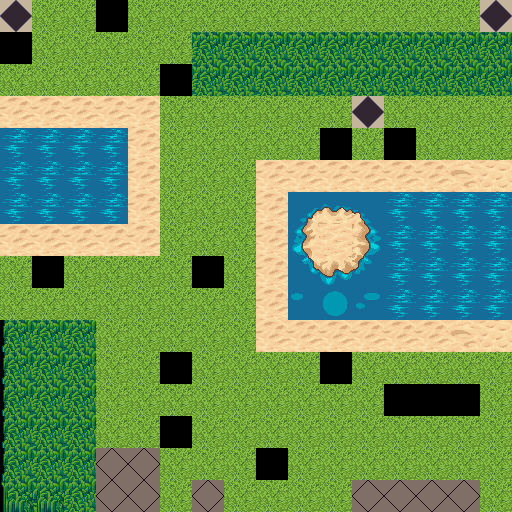

Below is a game level as drawn by its tile map, then a one-line description and the .tmx that defines it (tile-layer data replaced by summaries):
An orthogonal 16x16 tile map with 32x32 px tiles, 1 tile layer (Calque de Tile 1), 2 tilesets.

<map version="1.0" orientation="orthogonal" renderorder="right-down" width="16" height="16" tilewidth="32" tileheight="32" nextobjectid="1">
 <tileset firstgid="1" name="terrain" tilewidth="32" tileheight="32" tilecount="1024">
  <image source="../../core/assets/sprite/terrain.png" width="1024" height="1024" />
  <tile id="187">
   <properties>
    <property name="unavailable" value="1" />
   </properties>
  </tile>
  <tile id="277">
   <properties>
    <property name="unavailable" value="1" />
   </properties>
  </tile>
  <tile id="278">
   <properties>
    <property name="unavailable" value="1" />
   </properties>
  </tile>
  <tile id="279">
   <properties>
    <property name="unavailable" value="1" />
   </properties>
  </tile>
  <tile id="298">
   <properties>
    <property name="mirror" value="1" />
    <property name="splitter" value="1" />
   </properties>
  </tile>
  <tile id="309">
   <properties>
    <property name="unavailable" value="1" />
   </properties>
  </tile>
  <tile id="311">
   <properties>
    <property name="unavailable" value="1" />
   </properties>
  </tile>
  <tile id="341">
   <properties>
    <property name="unavailable" value="1" />
   </properties>
  </tile>
  <tile id="342">
   <properties>
    <property name="unavailable" value="1" />
   </properties>
  </tile>
  <tile id="343">
   <properties>
    <property name="unavailable" value="1" />
   </properties>
  </tile>
  <tile id="370">
   <properties>
    <property name="mirror" value="1" />
    <property name="splitter" value="1" />
   </properties>
  </tile>
  <tile id="373">
   <properties>
    <property name="unavailable" value="1" />
   </properties>
  </tile>
  <tile id="374">
   <properties>
    <property name="unavailable" value="1" />
   </properties>
  </tile>
  <tile id="375">
   <properties>
    <property name="unavailable" value="1" />
   </properties>
  </tile>
  <tile id="620">
   <properties>
    <property name="source" value="1" />
   </properties>
  </tile>
  <tile id="621">
   <properties>
    <property name="target" value="1" />
   </properties>
  </tile>
  <tile id="834">
   <properties>
    <property name="unavailable" value="1" />
   </properties>
  </tile>
 </tileset>
 <tileset firstgid="1025" name="blocker" tilewidth="32" tileheight="32" tilecount="1">
  <image source="../../core/assets/sprite/blocker.png" width="32" height="32" />
  <tile id="0">
   <properties>
    <property name="unavailable" value="1" />
   </properties>
  </tile>
 </tileset>
 <layer name="Calque de Tile 1" width="16" height="16">
  <data>[256 cells, 256 non-empty, 24 distinct tile ids]</data>
 </layer>
</map>
